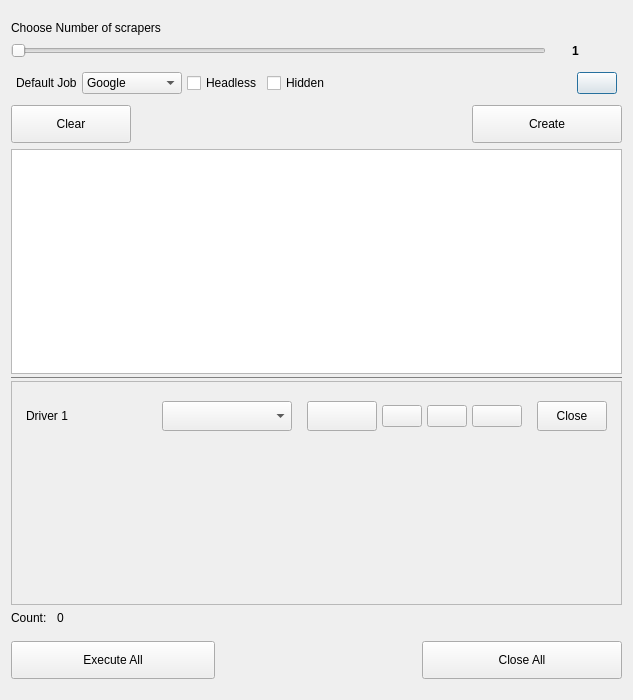
<?xml version="1.0" encoding="UTF-8"?>
<ui version="4.0">
 <class>RobustDialog</class>
 <widget class="QDialog" name="RobustDialog">
  <property name="geometry">
   <rect>
    <x>0</x>
    <y>0</y>
    <width>633</width>
    <height>700</height>
   </rect>
  </property>
  <property name="windowTitle">
   <string>Robust</string>
  </property>
  <property name="windowOpacity">
   <double>1.000000000000000</double>
  </property>
  <layout class="QVBoxLayout" name="verticalLayout">
   <item>
    <spacer name="verticalSpacer_0">
     <property name="orientation">
      <enum>Qt::Vertical</enum>
     </property>
     <property name="sizeType">
      <enum>QSizePolicy::Fixed</enum>
     </property>
     <property name="sizeHint" stdset="0">
      <size>
       <width>20</width>
       <height>10</height>
      </size>
     </property>
    </spacer>
   </item>
   <item>
    <layout class="QVBoxLayout" name="head">
     <property name="sizeConstraint">
      <enum>QLayout::SetDefaultConstraint</enum>
     </property>
     <item>
      <layout class="QVBoxLayout" name="headMainLayout" stretch="0,0">
       <item>
        <widget class="QLabel" name="chooseLabel">
         <property name="maximumSize">
          <size>
           <width>16777215</width>
           <height>30</height>
          </size>
         </property>
         <property name="text">
          <string>Choose Number of scrapers</string>
         </property>
        </widget>
       </item>
       <item>
        <layout class="QHBoxLayout" name="headSliderLayout">
         <item>
          <widget class="QSlider" name="slider">
           <property name="minimum">
            <number>1</number>
           </property>
           <property name="maximum">
            <number>20</number>
           </property>
           <property name="pageStep">
            <number>1</number>
           </property>
           <property name="sliderPosition">
            <number>1</number>
           </property>
           <property name="orientation">
            <enum>Qt::Horizontal</enum>
           </property>
          </widget>
         </item>
         <item>
          <spacer name="sliderSpace1">
           <property name="orientation">
            <enum>Qt::Horizontal</enum>
           </property>
           <property name="sizeType">
            <enum>QSizePolicy::Fixed</enum>
           </property>
           <property name="sizeHint" stdset="0">
            <size>
             <width>20</width>
             <height>20</height>
            </size>
           </property>
          </spacer>
         </item>
         <item>
          <widget class="QLabel" name="driverCountLabel">
           <property name="minimumSize">
            <size>
             <width>30</width>
             <height>0</height>
            </size>
           </property>
           <property name="styleSheet">
            <string notr="true">font-weight:bold;</string>
           </property>
           <property name="text">
            <string>&lt;html&gt;&lt;head/&gt;&lt;body&gt;&lt;p&gt;1&lt;/p&gt;&lt;/body&gt;&lt;/html&gt;</string>
           </property>
          </widget>
         </item>
         <item>
          <spacer name="sliderSpace2">
           <property name="orientation">
            <enum>Qt::Horizontal</enum>
           </property>
           <property name="sizeType">
            <enum>QSizePolicy::Fixed</enum>
           </property>
           <property name="sizeHint" stdset="0">
            <size>
             <width>20</width>
             <height>20</height>
            </size>
           </property>
          </spacer>
         </item>
        </layout>
       </item>
      </layout>
     </item>
    </layout>
   </item>
   <item>
    <layout class="QHBoxLayout" name="defaultJobLayout">
     <property name="spacing">
      <number>5</number>
     </property>
     <property name="leftMargin">
      <number>5</number>
     </property>
     <property name="topMargin">
      <number>5</number>
     </property>
     <property name="rightMargin">
      <number>5</number>
     </property>
     <property name="bottomMargin">
      <number>5</number>
     </property>
     <item>
      <widget class="QLabel" name="defaultUrlLabel">
       <property name="maximumSize">
        <size>
         <width>80</width>
         <height>16777215</height>
        </size>
       </property>
       <property name="text">
        <string>Default Job</string>
       </property>
      </widget>
     </item>
     <item>
      <widget class="QComboBox" name="mainDefaultBox">
       <property name="minimumSize">
        <size>
         <width>100</width>
         <height>0</height>
        </size>
       </property>
       <property name="editable">
        <bool>false</bool>
       </property>
       <property name="currentText">
        <string>Google</string>
       </property>
       <item>
        <property name="text">
         <string>Google</string>
        </property>
       </item>
       <item>
        <property name="text">
         <string>YouTube</string>
        </property>
       </item>
       <item>
        <property name="text">
         <string>Facebook</string>
        </property>
       </item>
       <item>
        <property name="text">
         <string>Instagram</string>
        </property>
       </item>
       <item>
        <property name="text">
         <string>X</string>
        </property>
       </item>
       <item>
        <property name="text">
         <string>TikTok</string>
        </property>
       </item>
      </widget>
     </item>
     <item>
      <widget class="QCheckBox" name="headlessCheckbox">
       <property name="text">
        <string>Headless</string>
       </property>
      </widget>
     </item>
     <item>
      <widget class="QCheckBox" name="hiddenCheckBox">
       <property name="text">
        <string>Hidden</string>
       </property>
       <property name="checked">
        <bool>false</bool>
       </property>
      </widget>
     </item>
     <item>
      <spacer name="horizontalSpacer_4">
       <property name="orientation">
        <enum>Qt::Horizontal</enum>
       </property>
       <property name="sizeHint" stdset="0">
        <size>
         <width>40</width>
         <height>20</height>
        </size>
       </property>
      </spacer>
     </item>
     <item>
      <widget class="QPushButton" name="addScrapeJobButton">
       <property name="text">
        <string/>
       </property>
       <property name="icon">
        <iconset>
         <normaloff>../resources/add.svg</normaloff>../resources/add.svg</iconset>
       </property>
      </widget>
     </item>
    </layout>
   </item>
   <item>
    <layout class="QHBoxLayout" name="createButtonLayout">
     <item>
      <widget class="QPushButton" name="clearStatusButtton">
       <property name="minimumSize">
        <size>
         <width>120</width>
         <height>0</height>
        </size>
       </property>
       <property name="maximumSize">
        <size>
         <width>100</width>
         <height>16777215</height>
        </size>
       </property>
       <property name="styleSheet">
        <string notr="true">height:30px;</string>
       </property>
       <property name="text">
        <string>Clear</string>
       </property>
      </widget>
     </item>
     <item>
      <spacer name="createButtonSpacer">
       <property name="orientation">
        <enum>Qt::Horizontal</enum>
       </property>
       <property name="sizeType">
        <enum>QSizePolicy::Expanding</enum>
       </property>
       <property name="sizeHint" stdset="0">
        <size>
         <width>200</width>
         <height>20</height>
        </size>
       </property>
      </spacer>
     </item>
     <item>
      <widget class="QPushButton" name="startButton">
       <property name="minimumSize">
        <size>
         <width>150</width>
         <height>0</height>
        </size>
       </property>
       <property name="styleSheet">
        <string notr="true">
height:30px;
max-width:300px;</string>
       </property>
       <property name="text">
        <string>Create</string>
       </property>
      </widget>
     </item>
    </layout>
   </item>
   <item>
    <layout class="QVBoxLayout" name="body">
     <property name="spacing">
      <number>0</number>
     </property>
     <item>
      <widget class="QTextBrowser" name="statusArea">
       <property name="enabled">
        <bool>true</bool>
       </property>
       <property name="sizePolicy">
        <sizepolicy hsizetype="Expanding" vsizetype="Expanding">
         <horstretch>0</horstretch>
         <verstretch>0</verstretch>
        </sizepolicy>
       </property>
      </widget>
     </item>
     <item>
      <widget class="Line" name="middleLine1">
       <property name="minimumSize">
        <size>
         <width>0</width>
         <height>7</height>
        </size>
       </property>
       <property name="styleSheet">
        <string notr="true">color:grey</string>
       </property>
       <property name="frameShadow">
        <enum>QFrame::Plain</enum>
       </property>
       <property name="lineWidth">
        <number>1</number>
       </property>
       <property name="orientation">
        <enum>Qt::Horizontal</enum>
       </property>
      </widget>
     </item>
     <item>
      <layout class="QVBoxLayout" name="driversLayout">
       <item>
        <widget class="QScrollArea" name="scrollArea">
         <property name="widgetResizable">
          <bool>true</bool>
         </property>
         <widget class="QWidget" name="scrollAreaWidgetContents">
          <property name="geometry">
           <rect>
            <x>0</x>
            <y>0</y>
            <width>605</width>
            <height>191</height>
           </rect>
          </property>
          <layout class="QVBoxLayout" name="scrollAreaLayout">
           <item>
            <layout class="QVBoxLayout" name="instancesContainerLayout">
             <item>
              <widget class="QWidget" name="driverInstancePlaceHolder" native="true">
               <property name="minimumSize">
                <size>
                 <width>0</width>
                 <height>50</height>
                </size>
               </property>
               <layout class="QHBoxLayout" name="instancesLayout">
                <property name="spacing">
                 <number>5</number>
                </property>
                <property name="leftMargin">
                 <number>5</number>
                </property>
                <property name="topMargin">
                 <number>5</number>
                </property>
                <property name="rightMargin">
                 <number>5</number>
                </property>
                <property name="bottomMargin">
                 <number>5</number>
                </property>
                <item>
                 <widget class="QLabel" name="driverName">
                  <property name="text">
                   <string>Driver 1</string>
                  </property>
                 </widget>
                </item>
                <item>
                 <widget class="QComboBox" name="driverDefaultUrl">
                  <property name="maximumSize">
                   <size>
                    <width>16777215</width>
                    <height>30</height>
                   </size>
                  </property>
                 </widget>
                </item>
                <item>
                 <spacer name="horizontalSpacer_3">
                  <property name="orientation">
                   <enum>Qt::Horizontal</enum>
                  </property>
                  <property name="sizeType">
                   <enum>QSizePolicy::Fixed</enum>
                  </property>
                  <property name="sizeHint" stdset="0">
                   <size>
                    <width>10</width>
                    <height>20</height>
                   </size>
                  </property>
                 </spacer>
                </item>
                <item>
                 <widget class="QPushButton" name="driverControl">
                  <property name="maximumSize">
                   <size>
                    <width>70</width>
                    <height>30</height>
                   </size>
                  </property>
                  <property name="text">
                   <string/>
                  </property>
                  <property name="icon">
                   <iconset>
                    <normaloff>resources/settings.svg</normaloff>resources/settings.svg</iconset>
                  </property>
                 </widget>
                </item>
                <item>
                 <widget class="QPushButton" name="previousButton">
                  <property name="maximumSize">
                   <size>
                    <width>40</width>
                    <height>16777215</height>
                   </size>
                  </property>
                  <property name="text">
                   <string/>
                  </property>
                  <property name="icon">
                   <iconset>
                    <normaloff>resources/previous.svg</normaloff>resources/previous.svg</iconset>
                  </property>
                 </widget>
                </item>
                <item>
                 <widget class="QPushButton" name="nextButton">
                  <property name="maximumSize">
                   <size>
                    <width>40</width>
                    <height>16777215</height>
                   </size>
                  </property>
                  <property name="font">
                   <font>
                    <weight>50</weight>
                    <bold>false</bold>
                   </font>
                  </property>
                  <property name="text">
                   <string/>
                  </property>
                  <property name="icon">
                   <iconset>
                    <normaloff>resources/next.svg</normaloff>resources/next.svg</iconset>
                  </property>
                  <property name="checkable">
                   <bool>false</bool>
                  </property>
                  <property name="checked">
                   <bool>false</bool>
                  </property>
                  <property name="autoRepeat">
                   <bool>false</bool>
                  </property>
                  <property name="autoExclusive">
                   <bool>false</bool>
                  </property>
                 </widget>
                </item>
                <item>
                 <widget class="QPushButton" name="eyeButton">
                  <property name="minimumSize">
                   <size>
                    <width>0</width>
                    <height>0</height>
                   </size>
                  </property>
                  <property name="maximumSize">
                   <size>
                    <width>50</width>
                    <height>16777215</height>
                   </size>
                  </property>
                  <property name="text">
                   <string/>
                  </property>
                  <property name="icon">
                   <iconset>
                    <normaloff>resources/eye.svg</normaloff>resources/eye.svg</iconset>
                  </property>
                 </widget>
                </item>
                <item>
                 <spacer name="horizontalSpacer_2">
                  <property name="orientation">
                   <enum>Qt::Horizontal</enum>
                  </property>
                  <property name="sizeType">
                   <enum>QSizePolicy::Fixed</enum>
                  </property>
                  <property name="sizeHint" stdset="0">
                   <size>
                    <width>10</width>
                    <height>20</height>
                   </size>
                  </property>
                 </spacer>
                </item>
                <item>
                 <widget class="QPushButton" name="closeDriver">
                  <property name="maximumSize">
                   <size>
                    <width>70</width>
                    <height>30</height>
                   </size>
                  </property>
                  <property name="text">
                   <string>Close</string>
                  </property>
                 </widget>
                </item>
               </layout>
              </widget>
             </item>
            </layout>
           </item>
           <item>
            <spacer name="instancesVerticalSpacer">
             <property name="orientation">
              <enum>Qt::Vertical</enum>
             </property>
             <property name="sizeHint" stdset="0">
              <size>
               <width>20</width>
               <height>40</height>
              </size>
             </property>
            </spacer>
           </item>
          </layout>
         </widget>
        </widget>
       </item>
      </layout>
     </item>
    </layout>
   </item>
   <item>
    <layout class="QHBoxLayout" name="countLayout">
     <item>
      <widget class="QLabel" name="labelCount">
       <property name="maximumSize">
        <size>
         <width>40</width>
         <height>16777215</height>
        </size>
       </property>
       <property name="text">
        <string>Count:</string>
       </property>
      </widget>
     </item>
     <item>
      <widget class="QLabel" name="countNumber">
       <property name="text">
        <string>0</string>
       </property>
      </widget>
     </item>
    </layout>
   </item>
   <item>
    <spacer name="verticalSpacer_2">
     <property name="orientation">
      <enum>Qt::Vertical</enum>
     </property>
     <property name="sizeType">
      <enum>QSizePolicy::Fixed</enum>
     </property>
     <property name="sizeHint" stdset="0">
      <size>
       <width>20</width>
       <height>10</height>
      </size>
     </property>
    </spacer>
   </item>
   <item>
    <layout class="QVBoxLayout" name="foot">
     <property name="spacing">
      <number>7</number>
     </property>
     <property name="leftMargin">
      <number>0</number>
     </property>
     <property name="rightMargin">
      <number>0</number>
     </property>
     <item>
      <layout class="QHBoxLayout" name="horizontalLayout">
       <item>
        <widget class="QPushButton" name="executeAllButton">
         <property name="minimumSize">
          <size>
           <width>150</width>
           <height>31</height>
          </size>
         </property>
         <property name="maximumSize">
          <size>
           <width>300</width>
           <height>166666</height>
          </size>
         </property>
         <property name="styleSheet">
          <string notr="true">height:30px;
</string>
         </property>
         <property name="text">
          <string>Execute All</string>
         </property>
        </widget>
       </item>
       <item>
        <spacer name="horizontalSpacer">
         <property name="orientation">
          <enum>Qt::Horizontal</enum>
         </property>
         <property name="sizeType">
          <enum>QSizePolicy::Fixed</enum>
         </property>
         <property name="sizeHint" stdset="0">
          <size>
           <width>200</width>
           <height>20</height>
          </size>
         </property>
        </spacer>
       </item>
       <item>
        <widget class="QPushButton" name="closeAllButton">
         <property name="maximumSize">
          <size>
           <width>200</width>
           <height>16777215</height>
          </size>
         </property>
         <property name="styleSheet">
          <string notr="true">height:30px;
</string>
         </property>
         <property name="text">
          <string>Close All</string>
         </property>
        </widget>
       </item>
      </layout>
     </item>
    </layout>
   </item>
   <item>
    <spacer name="verticalSpacer_3">
     <property name="orientation">
      <enum>Qt::Vertical</enum>
     </property>
     <property name="sizeType">
      <enum>QSizePolicy::Fixed</enum>
     </property>
     <property name="sizeHint" stdset="0">
      <size>
       <width>20</width>
       <height>10</height>
      </size>
     </property>
    </spacer>
   </item>
  </layout>
 </widget>
 <resources/>
 <connections>
  <connection>
   <sender>slider</sender>
   <signal>valueChanged(int)</signal>
   <receiver>driverCountLabel</receiver>
   <slot>setNum(int)</slot>
   <hints>
    <hint type="sourcelabel">
     <x>388</x>
     <y>59</y>
    </hint>
    <hint type="destinationlabel">
     <x>486</x>
     <y>64</y>
    </hint>
   </hints>
  </connection>
  <connection>
   <sender>clearStatusButtton</sender>
   <signal>clicked()</signal>
   <receiver>statusArea</receiver>
   <slot>clear()</slot>
   <hints>
    <hint type="sourcelabel">
     <x>104</x>
     <y>164</y>
    </hint>
    <hint type="destinationlabel">
     <x>133</x>
     <y>184</y>
    </hint>
   </hints>
  </connection>
 </connections>
</ui>
